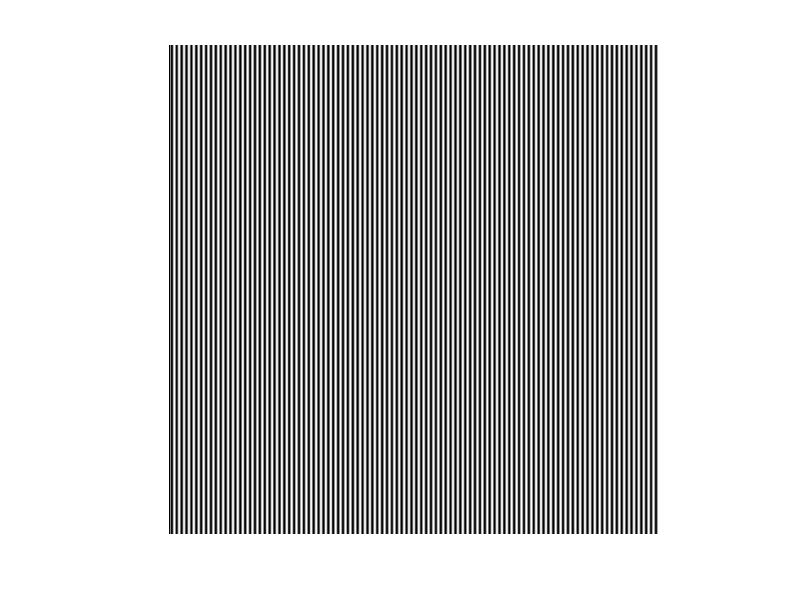
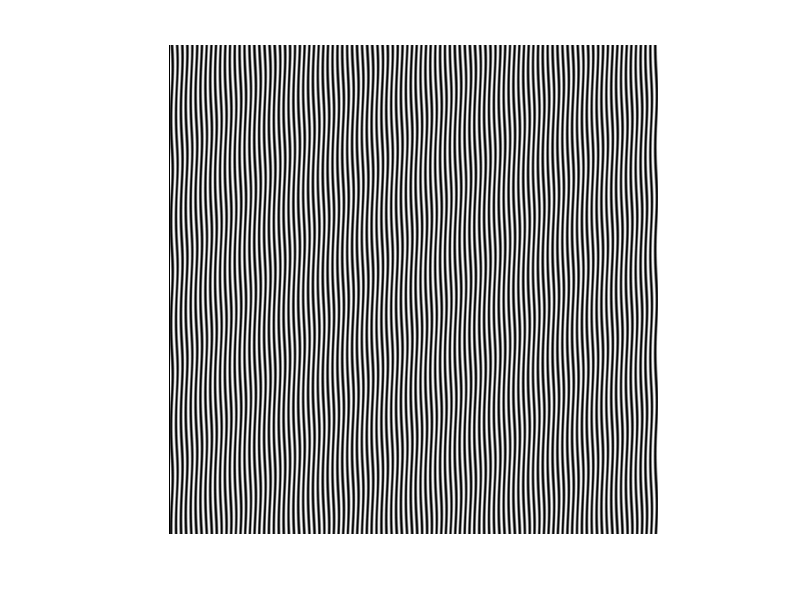

Reproduce these figures in MATLAB, in order.
% generateTestPair
% Generates a fringe pattern and a distorted fringe pattern to test an
% implementation of FTP

% set the test you want to generate
im_test = 3;

hdim = 3000;
vdim = 3000;
freq = 100;


refim = 1:(hdim/freq);
refim = 0.5 + 0.5 * cos(2*pi*(refim/hdim)*freq);
refim = repmat(refim,vdim,freq);

figure;
imshow(refim)

switch im_test
    case 1
        dataim = refim;
        shift = dataim(400:600,400:600);
        for i=1:7
            dataim(400:600,(400-i):(600-i)) = shift;
        end
        
    case 2
        dataim = refim;
        for i=1:12
            dataim((400+30*i):(429+30*i),400:800) = dataim((400+30*i):(429+30*i),(400+i):(800+i));
        end
        
    case 3
        L = 300;
        p = hdim/freq;
        D = 50;
%         x = linspace(1,1920);
%         y = linspace(1,1080);
        [X,Y] = meshgrid(1:hdim,1:vdim);
        z = 30*sin(10*(X+Y)/1000);
        phi = (2*pi*D*z/p).*(z-L).^-1;
        dataim = .5+.5*cos(2*pi*(X/hdim)*freq + phi);
        
        
end

figure;
imshow(dataim)

dataim  = repmat(dataim,[1,1,3]);
refim = repmat(refim, [1,1,3]);

imwrite(dataim,'dataim.png')
imwrite(refim,'refim.png')
